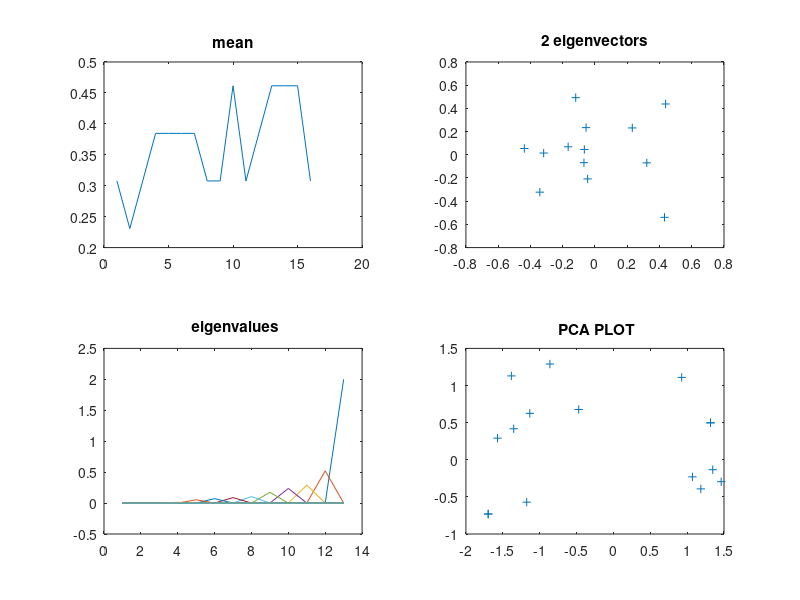

The MATLAB script that drew this image:
who%description of the data: M(i,j) = attribute i, animal j   
%i=1:13

%j=1:16
%Dove 	 
%Hen 	 
%Duck 	 
%Goose 	 
%Owl 	 
%Hawk 	 
%Eagle 	 
%Fox 	 
%Dog 	 
%Wolf 	 
%Cat 	 
%Tiger 	 
%Lion 	 
%Horse 	 
%Zebra 	 
%Cow

%rows: 
%small size
%medium size
%large size
%2 legs
%4 legs
%hair
%hooves
%mane
%feathers
%hunts
%runs
%flys
%swims

%the number one indicates that animal j possesses attribute i and zero indicates it does not.

M = [1 	1 	1 	1 	1 	1 	0 	0 	0 	0 	1 	0 	0 	0 	0 	0;
0 	0 	0 	0 	0 	0 	1 	1 	1 	1 	0 	0 	0 	0 	0 	0;
0 	0 	0 	0 	0 	0 	0 	0 	0 	0 	0 	1 	1 	1 	1 	1;
1 	1 	1 	1 	1 	1 	1 	0 	0 	0 	0 	0 	0 	0 	0 	0;
0 	0 	0 	0 	0 	0 	0 	1 	1 	1 	1 	1 	1 	1 	1 	1;
0 	0 	0 	0 	0 	0 	0 	1 	1 	1 	1 	1 	1 	1 	1 	1;
0 	0 	0 	0 	0 	0 	0 	0 	0 	0 	0 	0 	0 	1 	1 	1;
0 	0 	0 	0 	0 	0 	0 	0 	0 	1 	0 	0 	1 	1 	1 	0;
1 	1 	1 	1 	1 	1 	1 	0 	0 	0 	0 	0 	0 	0 	0 	0;
0 	0 	0 	0 	1 	1 	1 	1 	0 	1 	1 	1 	1 	0 	0 	0;
0 	0 	0 	0 	0 	0 	0 	0 	1 	1 	0 	1 	1 	1 	1 	0;
1 	0 	0 	1 	1 	1 	1 	0 	0 	0 	0 	0 	0 	0 	0 	0;
0 	0 	1 	1 	0 	0 	0 	0 	0 	0 	0 	0 	0 	0 	0 	0];


subplot(2,2,1)

plot(mean(M))
title('mean')
subplot(2,2,2)
e=ones(16,1);
xtilde = M*(eye(16)-e*e'/13);
[U V] = eig(xtilde*xtilde'/13)
uf = fliplr(U)
vf = fliplr(V)



plot(uf(1,:),uf(2,:),'+')
title('2 eigenvectors')


subplot(2,2,3)

z = 1:size(V,2);
plot(z, vf)
title(' eigenvalues')


subplot(2,2,4)

Am= uf(:,1:2)'*M
plot(Am(1,:),Am(2,:),'+')
title(' PCA PLOT')

